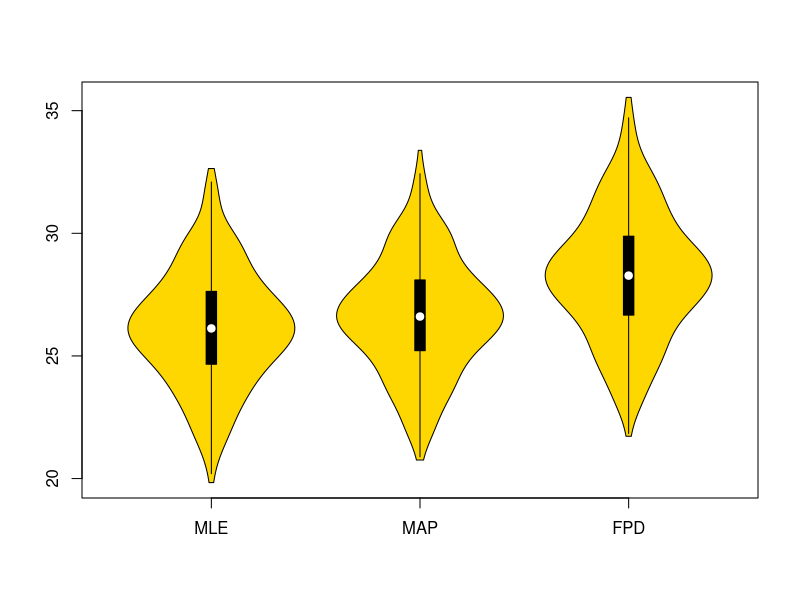
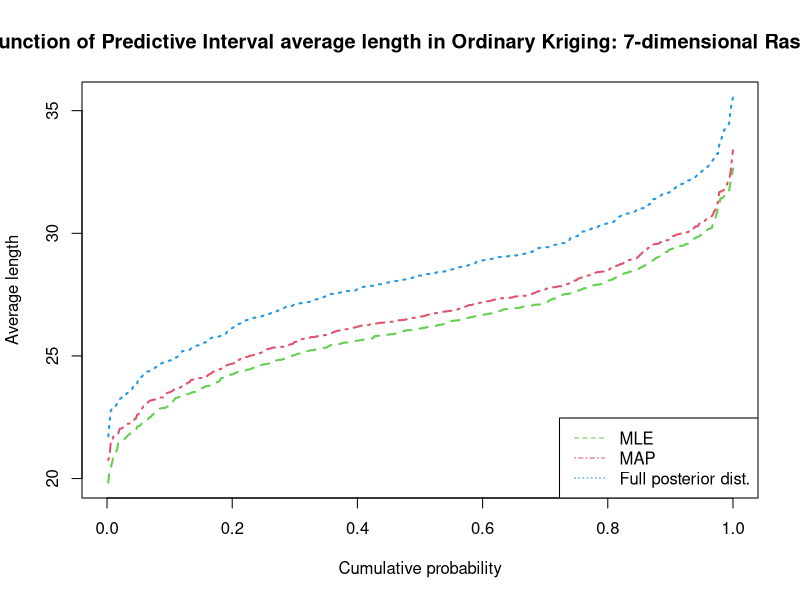

These figures' R source, in order:
NOM_MLE <- "MLE"
NOM_MAP <- "MAP"
NOM_BAYESIEN <- "Full posterior dist."
NOM_BARYESIEN_APPROX <- NULL
TITRE_GRAPHE <- paste("Quantile function of Predictive Interval average length in Ordinary Kriging: 7-dimensional Rastrigin function")
LEGENDE_ABSCISSES <- "Cumulative probability"
LEGENDE_ORDONNEES <- "Average length"

Longueurs_moyennes_intervalles_pari <- read.table("matrice_longueurs_moyennes_intervalles_pari.txt", as.is = TRUE)
    
Longueurs_moyennes_intervalles_pari_MLE <- sort(Longueurs_moyennes_intervalles_pari[,1],decreasing=FALSE)
Longueurs_moyennes_intervalles_pari_MAP <- sort(Longueurs_moyennes_intervalles_pari[,2],decreasing=FALSE)
Longueurs_moyennes_intervalles_pari_BAYES <- sort(Longueurs_moyennes_intervalles_pari[,3],decreasing=FALSE)



##Creation du plot : longueur moyenne de l'interalle de pari (MLE,MAP ou full-bayésien) en fonction de la longeur moyenne de l'intervalle de pari juste.

library(vioplot)
vioplot(Longueurs_moyennes_intervalles_pari_MLE, Longueurs_moyennes_intervalles_pari_MAP,Longueurs_moyennes_intervalles_pari_BAYES,  names=c("MLE", "MAP", "FPD"),col="gold")

dev.copy(pdf,"Violon_longueurs_moyennes_intervalles_pari.pdf")
dev.off()

 
#plot(x=c(min(Longueurs_moyennes_intervalles_pari_VRAI),max(Longueurs_moyennes_intervalles_pari_VRAI)),y=c(min(Longueurs_moyennes_intervalles_pari),max(Longueurs_moyennes_intervalles_pari)), type="n", main=TITRE_GRAPHE, xlab=LEGENDE_ABSCISSES, ylab=LEGENDE_ORDONNEES)
plot(x=c(0,1),y=c(min(Longueurs_moyennes_intervalles_pari),max(Longueurs_moyennes_intervalles_pari)), type="n", main=TITRE_GRAPHE, xlab=LEGENDE_ABSCISSES, ylab=LEGENDE_ORDONNEES)
abscisses <- 1/nrow(Longueurs_moyennes_intervalles_pari) * 1:nrow(Longueurs_moyennes_intervalles_pari)
    lines(abscisses, Longueurs_moyennes_intervalles_pari_MLE ,col=3, lwd=2, lty=2)
    lines(abscisses, Longueurs_moyennes_intervalles_pari_MAP ,col=2, lwd=2, lty=4)
    lines(abscisses, Longueurs_moyennes_intervalles_pari_BAYES, col=4, lwd=2, lty=3)
    #lines(abscisses, Frequences_appartient_intervalle_pari_BAYES_APPROX, col=4, lty=3, lwd=1)
legende <- c(NOM_MLE,NOM_MAP,NOM_BAYESIEN)
lwd <- 2*c(1,1,1)
lty <- c(2,4,3)
col <- c(3,2,4)
legend("bottomright", legende, lty=lty, col=col)
dev.copy(pdf,"Quantile_longueurs_moyennes_intervalles_pari.pdf")
dev.off()
